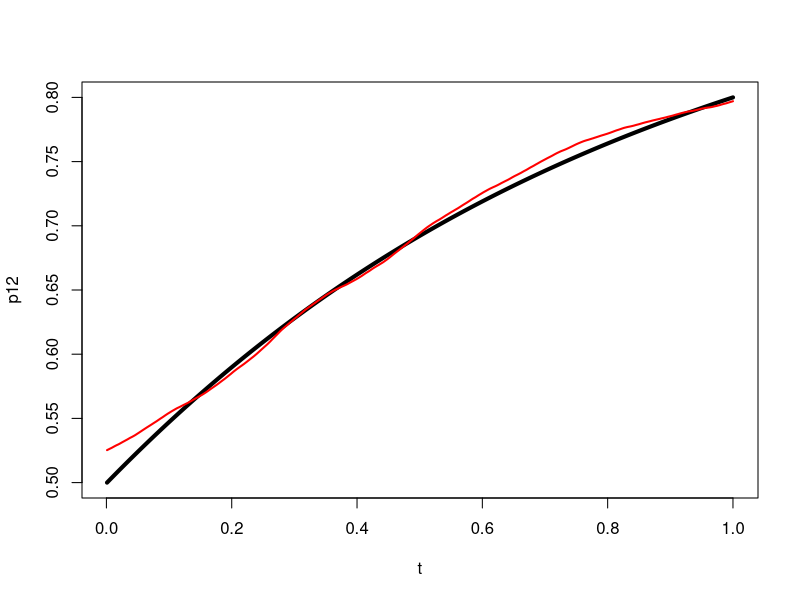
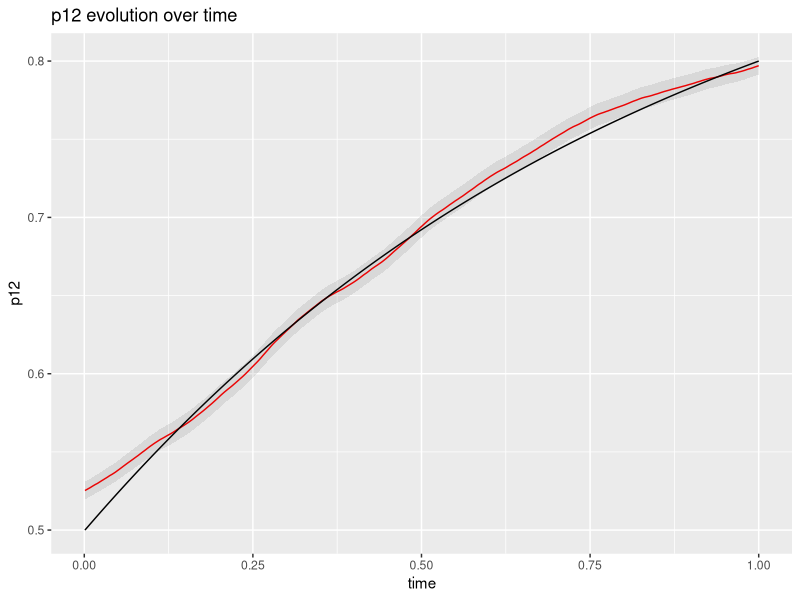

Reproduce these figures in R, in order.
###################### Exemples ###############################
library(evd)
# RNG
#set.seed(1)
set.seed(Sys.time())

# Easy distributions
size <- 20
t <- seq.int(size)
mu = seq(0, 5, length.out = size) 
X_gev = rgev(size, loc = 0, scale = 1, shape = 0)
Z_gev = rgev(size, loc = 2, scale = 1, shape = 0)
Z_gev_trend = rgev(size, loc = mu, scale = 1, shape = 0)

X_norm = rnorm(size,sd=2)
Z_norm = rnorm(size,0.4,2)

############# Example 1
# Gumbel - (set.seed(292))

# Simulations
size <-  250 * 4
rp <- 50
t <- seq.int(size)/size
mu = 2 + seq(0, 5, length.out = size) 
X = rgev(size * 5, loc = 0, scale = 1, shape = 0)
Z = rgev(size, loc = mu, scale = 1, shape = 0)
theta_theo <- 1 / exp(mu)
p12_theo <- 1 / (1 + theta_theo)

############ Example 2
# Frechet - 
set.seed(304)
# Simulations
size <-  250 * 4
rp <- 50
t <- seq.int(size)/size
sigma <- seq(1, 2, length.out = size)
xi = 0.5
x = rgev(size * 1/4, loc = 1, scale = xi, shape = xi)
z = rgev(size, loc = sigma, scale = xi * sigma, shape = xi)
theta_theo <- sigma^(-1 / xi)
p12_theo <- 1 / (1 + theta_theo)
G_theo <- function(z) pgev(z, loc = 1, scale = xi, shape = xi)
far_theo_rp <- (1 - theta_theo) * (1 - 1/rp)

######### R.V from a random distribution 


#########################  Kernels exemples ##########################################
# Epanechnikov density distribution
dEpan <- function(x){
  tt <- (3/4)* (1-x^2)
  tt[-1>x] <- 0
  tt[x>1] <- 0
  return (tt)
} 
# Normal distribution
Kern_gauss <- function(x)exp(-x^2/2)

###################### p12 Non parametric computation ################
p12_NonPar <- function(X,Z,t,t_eval,h,kern= dEpan){
  # G_Z computation
  G_emp <- ecdf(X)
  G_Z <- G_emp(Z)
  # W computation
  Kij <- outer(t_eval,t,function(zz,z) kern((zz - z) / h))
  W <- Kij / rowSums(Kij)
  # p12_hat computation
  p12_hat <- W %*% G_Z
}

# plot p12_theo & p12_hat
p12_hat <- p12_NonPar(x,z,t,t,0.2,)
plot(t,p12_theo, type = "l", lwd = 4, xlab = "t", ylab = "p12")
lines(t,p12_hat, col = "red", lwd = 2)


######################### Computation of IC ###################################

t <- seq.int(size)/size
t_eval <- seq.int(size)/size

G_emp <- ecdf(X)
G_Z <- G_emp(Z)

######## Var(A) and Var(B):

dEpan_2<- function(x){
  tt <- ((3/4)* (1-x^2))^2
  tt[-1>x] <- 0
  tt[x>1] <- 0
  return (tt)
}
# integral of squared kernel
K22<-integrate(dEpan_2,-1,1)$value

kern_dens <- function(t,teval,h,kern=dEpan) {
  fh <- numeric(length(t_eval))
  for (i in seq_along(t))
    for (j in seq_along(t_eval))
      fh[i] <- fh[i] + kern((t_eval[i] - t[j])/h) 
    fh <- fh / ( h * length(t))
    return(fh)
}
# density distribution of t 
f_t<-kern_dens(t,t,0.2)
# variance of t 
sigma_t <- var(t)

# Var(A):
VarA <- (sigma_t * K22 * f_t )^0.5

# Var(B):
Khj <- outer(t_eval, t, function(zz,z) dEpan((zz - z) / 0.2))
Khi <- outer(t_eval, t, function(zz,z) dEpan((zz - z) / 0.2))
E <- mean(outer(G_Z,G_Z, pmin) - outer(G_Z,G_Z,"*"))

VarB_num <- as.numeric(rowSums(Khj) %*% rowSums(Khi))
VarB_denom <- length(t)*(rowSums(Khj))^2
VarB <- VarB_num*E/VarB_denom

sigma_m <- VarA + VarB

# Computation CI
s <- (sigma_m)^1/2
error <- qnorm(0.975)*s/sqrt(size)
left <- p12_hat-error
right <- p12_hat+error

##### plot p12_hat with CI
library(ggplot2)
df <-data.frame(x=t,y=p12_hat,z1=left, z2=right,theo=p12_theo)
p12plot<-ggplot(df,aes(x=t,y=p12_hat)) + geom_line(colour="red") 
p12plot<- p12plot + geom_line(aes(y=p12_theo), colour="black")
p12plot <- p12plot + geom_ribbon(aes(ymin=left, ymax=right), linetype=2, alpha=0.1) 
p12plot <- p12plot + ggtitle("p12 evolution over time") + ylab("p12") + xlab("time")
p12plot

dev.off()
